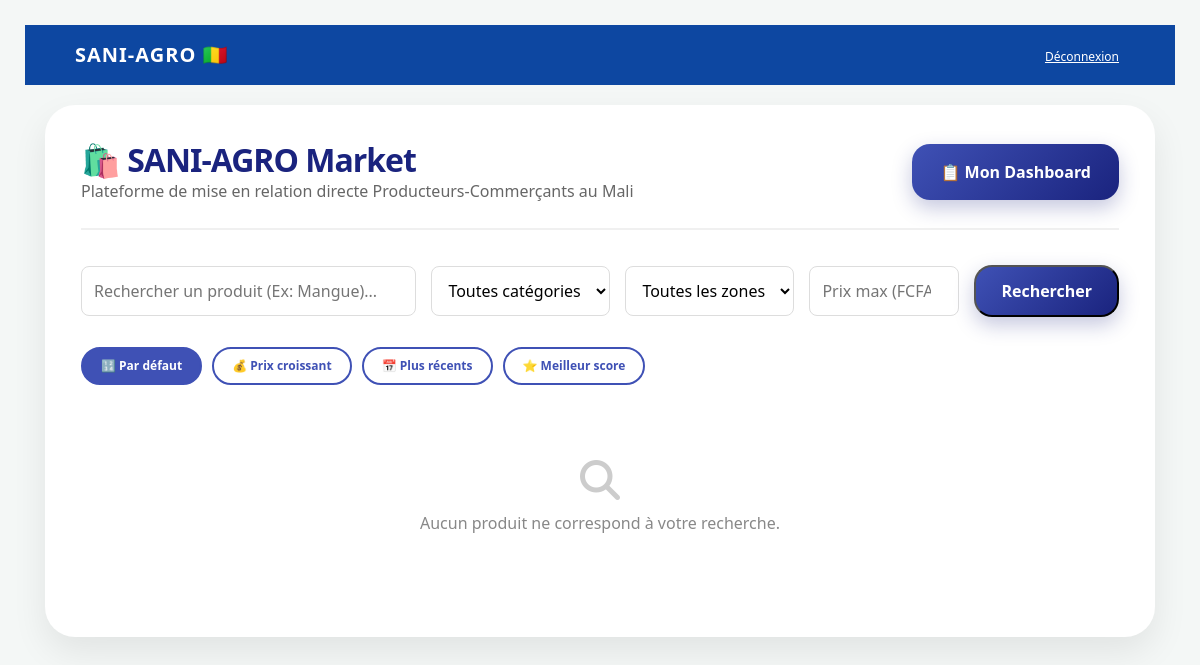
Before: /catalogue/ with the older database file.
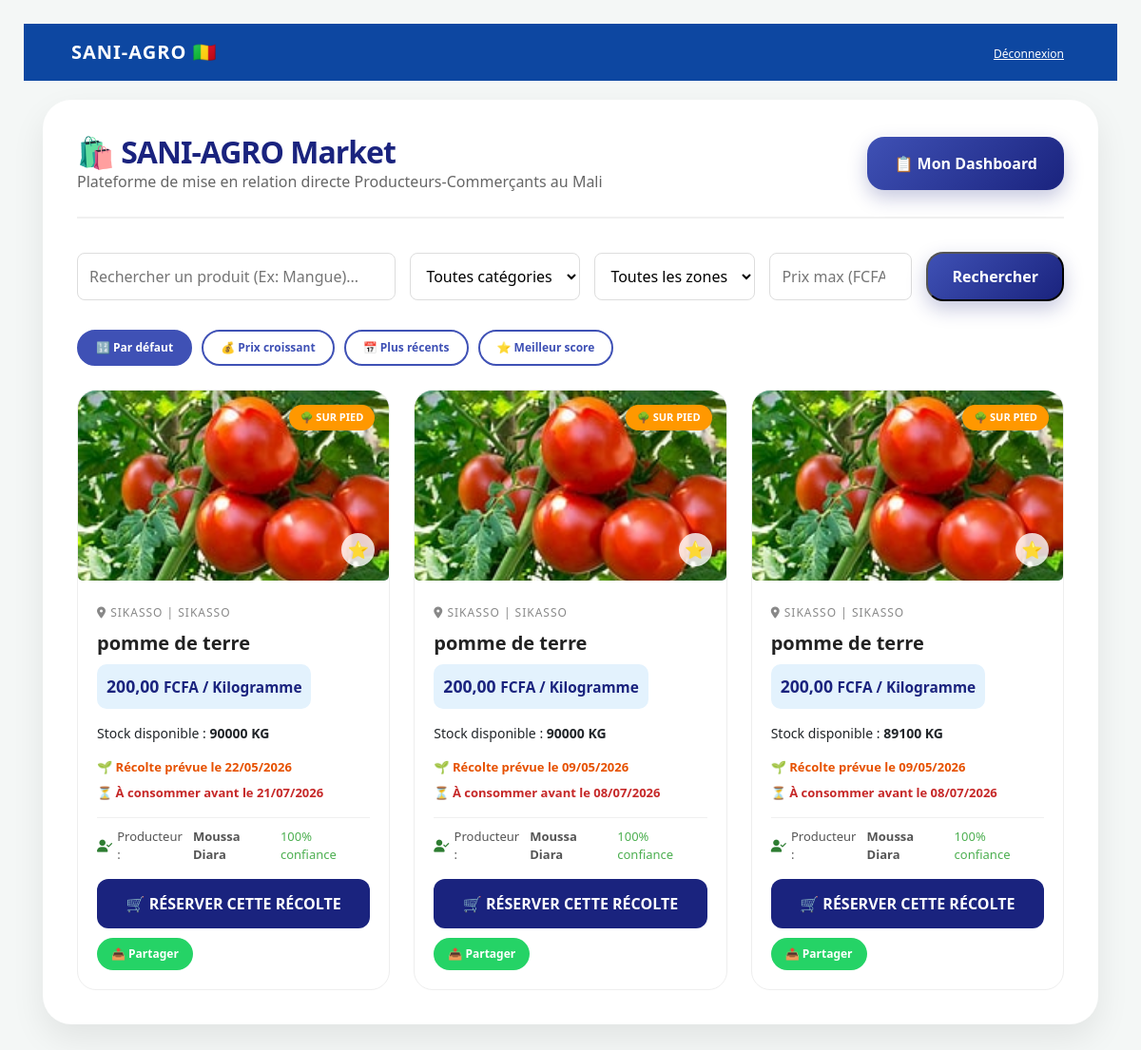
After: the same page with the newer database file.
### gestion_agro/models.py (models this page shows, shortened)
class ProduitAgricole(models.Model):
    UNITES =[
        ('KG','Kilogramme'),
        ('TONNE', 'Tonne'),
        ('SAC','Sac'),
    ]
    STATUT_RECOLTE = [
        ('SUR_PIED', '🌳 En cours de maturité (Sur pied)'),
        ('RECOLTE', '📦 Récolté et prêt'),
    ]
    CATEGORIES = [
        ('LEGUMES', '🥬 Légumes'),
        ('FRUITS', '🍎 Fruits'),
        ('CEREALES', '🌾 Céréales'),
        ('TUBERCULES', '🥔 Tubercules'),
    ]
    DUREE_CONSERVATION = {
        'TOMATE': 10,
        'MANGUE': 21,
        'OIGNON': 90,
        'POMME DE TERRE': 60,
        'POMME_DE_TERRE': 60,
        'MAÏS': 180,
        'MAIS': 180,
        'RIZ': 365,
    }
    producteur = models.ForeignKey(Producteur, on_delete=models.CASCADE, null=True, blank=True, related_name='produits')
    categorie = models.CharField(max_length=20, choices=CATEGORIES, default='LEGUMES')
    nom = models.CharField(max_length=100)
    quantite_initiale = models.PositiveBigIntegerField(default=0, verbose_name="Quantité totale prévue")
    quantite_disponible = models.PositiveBigIntegerField(default=0, verbose_name="Reste disponible")
    unite = models.CharField(max_length=10, choices=UNITES, default='KG')
    prix_unitaire = models.DecimalField(max_digits=10, decimal_places=2)
    image = models.ImageField(upload_to='produits/')
    video_demonstration = models.FileField(upload_to='videos_produits/', null=True, blank=True)
    statut_recolte = models.CharField(max_length=20, choices=STATUT_RECOLTE, default='SUR_PIED')
    date_recolte_prevue = models.DateField(null=True, blank=True, verbose_name="Date de récolte prévue")
    zone_production = models.CharField(max_length=50, choices=ZONES_CHOICES, default='SIKASSO')
    zone_origine = models.CharField(max_length=100) # Ex: "Cercle de Yanfolila"
    est_promotion = models.BooleanField(default=False)
    date_publication = models.DateTimeField(auto_now_add=True)
    date_peremption_prevue = models.DateField(null=True, blank=True, verbose_name="Date limite de conservation au champ")
    seuil_alerte = models.PositiveIntegerField(default=500) # Alerte si stock < 500kg

class Producteur(models.Model):
    user = models.OneToOneField(User, on_delete=models.CASCADE, related_name='producteur_profil', null=True, blank=True)
    nom_complet = models.CharField(max_length=255)
    village = models.CharField(max_length=255)
    telephone = models.CharField(max_length=20)
    photo_profil = models.ImageField(upload_to='profils/', null=True, blank=True)
    est_verifie = models.BooleanField(default=False)
    score_confiance = models.IntegerField(default=100)
    piece_identite = models.ImageField(upload_to='pieces_identite/', null=True, blank=True)
    type_piece = models.CharField(max_length=30, choices=[
        ('CARTE_IDENTITE', 'Carte d\'identité'),
        ('CARTE_BIOMETRIQUE', 'Carte biométrique/Nina'),
        ('PASSEPORT', 'Passeport'),
    ], default='CARTE_IDENTITE')
    numero_piece = models.CharField(max_length=50, null=True, blank=True)
    est_actif = models.BooleanField(default=True, verbose_name="Compte actif")

### gestion_agro/views.py (the view)
# urls.py: path('catalogue/', views.catalogue_produits, name='catalogue_produits'),
def catalogue_produits(request):
    maintenant = timezone.now().date()
    produits = ProduitAgricole.objects.filter(
        quantite_disponible__gt=0,
        date_peremption_prevue__gt=maintenant
    )
    query = request.GET.get('q')
    if query:
        produits = produits.filter(nom__icontains=query)
    zone_choisie = request.GET.get('zone')
    if zone_choisie:
        produits = produits.filter(zone_production=zone_choisie)
    prix_max = request.GET.get('prix_max')
    if prix_max:
        try:
            produits = produits.filter(prix_unitaire__lte=float(prix_max))
        except ValueError:
            pass
    categorie = request.GET.get('categorie')
    if categorie:
        produits = produits.filter(categorie=categorie)
    tri = request.GET.get('tri')
    if tri == 'prix':
        produits = produits.order_by('prix_unitaire')
    elif tri == 'date':
        produits = produits.order_by('-date_publication')
    elif tri == 'score':
        produits = produits.order_by('-producteur__score_confiance')
    else:
        produits = produits.order_by('-date_publication')
    if hasattr(request.user, 'producteur_profil'):
        demandes_marche = DemandeMarche.objects.filter(statut='OUVERTE').order_by('-date_publication')
        if query:
            demandes_marche = demandes_marche.filter(produit__icontains=query)
        if zone_choisie:
            demandes_marche = demandes_marche.filter(marche__icontains=zone_choisie)
    else:
        demandes_marche = DemandeMarche.objects.none()
    context = {
        'produits': produits,
        'demandes_marche': demandes_marche,
        'aujourdhui': maintenant,
    }
    return render(request, 'gestion_agro/catalogue.html', context)

### gestion_agro/context_processors.py (called while the page is built, shortened)
def notifications_non_lues(request):
    return {'notif_count': 0, 'dernieres_notifs': []}

### templates/gestion_agro/catalogue.html (shortened to what this page needs)
{% extends 'gestion_agro/base.html' %}
{% block content %}
{% load static %}
<div class="container">
    <div class="header-flex">
        <div class="profile-info">
            <div>
                <h1>🛍️ SANI-AGRO Market</h1>
                <span style="color:#666;">Plateforme de mise en relation directe Producteurs-Commerçants au Mali</span>
            </div>
        </div>
        <a href="{% url 'dashboard_commercant' %}" class="btn-add">📋 Mon Dashboard</a>
    </div>
    <form method="GET" class="search-container">
        <input type="text" name="q" value="{{ request.GET.q|default:'' }}" placeholder="Rechercher un produit (Ex: Mangue)..." class="search-input">
        <select name="categorie" class="filter-select">
            <option value="">Toutes catégories</option>
        </select>
        <select name="zone" class="filter-select">
            <option value="">Toutes les zones</option>
        </select>
        <input type="number" name="prix_max" value="{{ request.GET.prix_max|default:'' }}" placeholder="Prix max (FCFA)" class="search-input" style="max-width: 150px;">
        <button type="submit" class="btn-add" style="margin-top:0; padding: 12px 25px;">Rechercher</button>
    </form>
    <div class="tri-buttons">
        <a href="?tri=default" class="tri-btn {% if request.GET.tri == 'default' or not request.GET.tri %}active{% endif %}">🔢 Par défaut</a>
        <a href="?tri=prix" class="tri-btn ">💰 Prix croissant</a>
        <a href="?tri=date" class="tri-btn ">📅 Plus récents</a>
        <a href="?tri=score" class="tri-btn ">⭐ Meilleur score</a>
    </div>
    <div class="product-grid" id="product-grid">
        {% for p in produits %}
        <div class="card" data-prix="{{ p.prix_unitaire }}" data-date="{{ p.date_publication|date:'Y-m-d H:i:s' }}" data-score="{{ p.producteur.score_confiance }}">
            <div class="image-container">
                {% if p.statut_recolte == 'SUR_PIED' %}
                    <span class="status-badge" style="background: var(--accent);">🌳 SUR PIED</span>
                {% else %}
                    <span class="status-badge" style="background: #2e7d32;">✅ RÉCOLTÉ</span>
                {% endif %}
                {% if p.image %}
                    <img src="{{ p.image.url }}" class="card-img" alt="{{ p.nom }}">
                {% else %}
                    <div style="height:100%; background:#ddd; display:flex; align-items:center; justify-content:center;">Image non disponible</div>
                {% endif %}
                <button class="btn-fav" onclick="toggleFavoriCatalogue('{{ p.producteur.nom_complet|escapejs }}', '{{ p.nom|escapejs }}', '{{ p.producteur.telephone }}', '{{ p.prix_unitaire }}')" title="Ajouter aux favoris">⭐</button>
            </div>
            <div class="card-content">
                <span class="origin"><i class="fas fa-map-marker-alt"></i> {{ p.zone_production }} | {{ p.zone_origine }}</span>
                <h2 class="product-name">{{ p.nom }}</h2>
                <div class="price-tag">{{ p.prix_unitaire }} <small>FCFA / {{ p.get_unite_display }}</small></div>
                <p style="margin-top: 15px; font-size: 14px;">Stock disponible : <strong>{{ p.quantite_disponible }} {{ p.unite }}</strong></p>
                {% if p.statut_recolte == 'SUR_PIED' and p.date_recolte_prevue %}
                <div class="date-info"><span class="date-recolte">🌱 Récolte prévue le {{ p.date_recolte_prevue|date:"d/m/Y" }}</span></div>
                {% endif %}
                {% if p.date_peremption_prevue %}
                <div class="date-info"><span class="date-peremption">⏳ À consommer avant le {{ p.date_peremption_prevue|date:"d/m/Y" }}</span></div>
                {% endif %}
                <div class="trust-score">
                    <i class="fas fa-user-check" style="color: #2e7d32;"></i>
                    Producteur : <strong>{{ p.producteur.nom_complet }}</strong>
                    <span style="color: #4caf50; margin-left: auto;">{{ p.producteur.score_confiance }}% confiance</span>
                </div>
                <a href="{% url 'reserver_produit' p.id %}" class="btn-buy">🛒 RÉSERVER CETTE RÉCOLTE</a>
                <a href="https://wa.me/?text={{ p.nom|urlencode }}%20-%20{{ p.prix_unitaire }}%20FCFA%20-%20{{ p.producteur.nom_complet|urlencode }}" target="_blank" class="btn-share">📤 Partager</a>
            </div>
        </div>
        {% empty %}
            <div style="text-align: center; grid-column: 1/-1; padding: 50px;">
                <i class="fas fa-search" style="font-size: 40px; color: #ccc;"></i>
                <p style="margin-top: 10px; color: #888;">Aucun produit ne correspond à votre recherche.</p>
            </div>
        {% endfor %}
    </div>
</div>
{% endblock %}

### templates/gestion_agro/base.html (shortened to what this page needs)
<!DOCTYPE html>
<html lang="fr">
<head>
    <link href="https://cdn.jsdelivr.net/npm/bootstrap@5.3.0/dist/css/bootstrap.min.css" rel="stylesheet">
    <link rel="stylesheet" href="https://cdnjs.cloudflare.com/ajax/libs/font-awesome/6.4.0/css/all.min.css">
</head>
<body>
    <nav>
        <div class="logo">SANI-AGRO 🇲🇱</div>
        <div>
            <form action="{% url 'logout' %}" method="post" style="display:inline;">
                <button type="submit" class="logout-btn">Déconnexion</button>
            </form>
        </div>
    </nav>
    <div class="content">
        {% block content %}
        {% endblock %}
    </div>
</body>
</html>

### templates/gestion_agro/base.html (style rules this page uses)
body { margin: 0; font-family: 'Inter', sans-serif; background: #f4f7f6; }
nav { background: #0d47a1; color: white; padding: 15px 50px; display: flex; justify-content: space-between; align-items: center; }
.logo { font-weight: 900; font-size: 20px; letter-spacing: 1px; }
.content { padding: 20px; }
.logout-btn { background: none; border: none; color: white; cursor: pointer; font-size: 12px; text-decoration: underline; }

### templates/gestion_agro/catalogue.html (style rules this page uses)
:root { --primary: #1a237e; --primary-light: #3f51b5; --accent: #ff9800; --bg-body: #f4f7f6; --white: #ffffff; }
body { font-family: 'Segoe UI', sans-serif; background: var(--bg-body); margin: 0; padding: 25px; color: #333; }
.container { max-width: 1200px; margin: auto; background: var(--white); padding: 35px; border-radius: 30px; box-shadow: 0 15px 35px rgba(0,0,0,0.08); border: 1px solid rgba(255,255,255,0.4); }
.header-flex { display: flex; justify-content: space-between; align-items: center; border-bottom: 2px solid #f0f0f0; padding-bottom: 25px; margin-bottom: 35px; }
.profile-info { display: flex; align-items: center; gap: 20px; }
h1 { color: var(--primary); margin: 0; font-size: 2em; font-weight: 800; letter-spacing: -1px; }
.btn-add { background: linear-gradient(135deg, #3f51b5, #1a237e); color: white; padding: 16px 28px; text-decoration: none; border-radius: 18px; font-weight: bold; transition: 0.3s; box-shadow: 0 8px 20px rgba(26, 35, 126, 0.25); display: inline-flex; align-items: center; gap: 8px; }
.search-container { display: flex; gap: 15px; margin-bottom: 30px; align-items: center; flex-wrap: wrap; }
.search-input { flex: 1; padding: 12px; border: 1px solid #ddd; border-radius: 8px; }
.filter-select { padding: 12px; border: 1px solid #ddd; border-radius: 8px; background: #fff; }
.tri-buttons { display: flex; gap: 10px; margin-bottom: 25px; flex-wrap: wrap; }
.tri-btn { padding: 8px 18px; border-radius: 25px; border: 2px solid var(--primary-light); background: transparent; color: var(--primary-light); font-weight: 700; font-size: 12px; cursor: pointer; transition: 0.2s; text-decoration: none; }
.tri-btn.active, .tri-btn:hover { background: var(--primary-light); color: white; }
.product-grid { display: grid; grid-template-columns: repeat(auto-fill, minmax(300px, 1fr)); gap: 25px; }
.card { background: white; border-radius: 20px; overflow: hidden; transition: all 0.3s ease; border: 1px solid #eee; position: relative; }
.image-container { position: relative; height: 200px; }
.card-img { width: 100%; height: 100%; object-fit: cover; }
.status-badge { position: absolute; top: 15px; right: 15px; padding: 5px 12px; border-radius: 50px; font-size: 11px; font-weight: bold; color: white; z-index: 2; }
.card-content { padding: 20px; }
.origin { font-size: 12px; color: #888; text-transform: uppercase; letter-spacing: 1px; }
.product-name { margin: 10px 0; font-size: 20px; font-weight: 700; color: #222; }
.price-tag { background: #e3f2fd; color: var(--primary); padding: 10px; border-radius: 10px; display: inline-block; font-weight: 800; font-size: 1.1rem; }
.trust-score { display: flex; align-items: center; gap: 5px; font-size: 13px; margin-top: 15px; color: #555; border-top: 1px solid #f0f0f0; padding-top: 10px; }
.btn-buy { display: block; background: var(--primary); color: white; text-align: center; padding: 14px; border-radius: 12px; text-decoration: none; margin-top: 15px; font-weight: bold; transition: 0.3s; border: none; cursor: pointer; }
.date-info { font-size: 13px; margin-top: 8px; }
.date-recolte { color: #e65100; font-weight: 600; }
.date-peremption { color: #c62828; font-weight: 600; }
.btn-fav { position: absolute; bottom: 15px; right: 15px; background: rgba(255,255,255,0.8); border-radius: 50%; width: 35px; height: 35px; display: flex; align-items: center; justify-content: center; cursor: pointer; z-index: 3; font-size: 18px; transition: 0.2s; border: none; }
.btn-share { display: inline-flex; align-items: center; gap: 5px; background: #25d366; color: white; padding: 8px 15px; border-radius: 20px; text-decoration: none; font-size: 12px; font-weight: bold; margin-top: 10px; transition: 0.2s; }

Changed rows visible on the page:
added ProduitAgricole: statut_recolte "🌳 SUR PIED", image (picture), zone_production "SIKASSO", zone_origine "SIKASSO", nom "pomme de terre", prix_unitaire "200,00", unite "Kilogramme", quantite_disponible "90000", unite "KG", date_recolte_prevue "22/05/2026", date_peremption_prevue "21/07/2026", producteur.nom_complet "Moussa Diara", producteur.score_confiance "100"
added ProduitAgricole: statut_recolte "🌳 SUR PIED", image (picture), zone_production "SIKASSO", zone_origine "SIKASSO", nom "pomme de terre", prix_unitaire "200,00", unite "Kilogramme", quantite_disponible "90000", unite "KG", date_recolte_prevue "09/05/2026", date_peremption_prevue "08/07/2026", producteur.nom_complet "Moussa Diara", producteur.score_confiance "100"
added ProduitAgricole: statut_recolte "🌳 SUR PIED", image (picture), zone_production "SIKASSO", zone_origine "SIKASSO", nom "pomme de terre", prix_unitaire "200,00", unite "Kilogramme", quantite_disponible "89100", unite "KG", date_recolte_prevue "09/05/2026", date_peremption_prevue "08/07/2026", producteur.nom_complet "Moussa Diara", producteur.score_confiance "100"
Other visible differences:
text no longer shown: "Aucun produit ne correspond à votre recherche."
